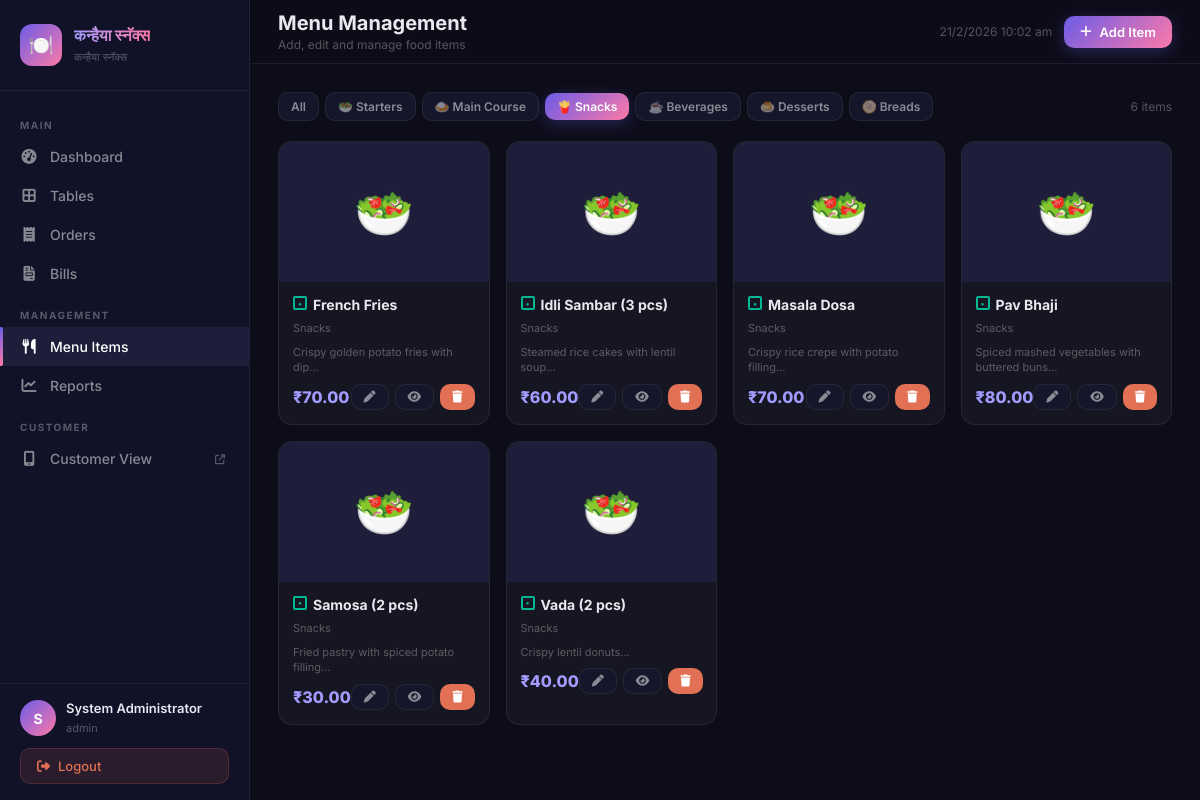
/admin/menu.php?cat=3 (signed in), run on the app's committed database.
### tables this page shows
CREATE TABLE `menu_categories` (
  `id` INT(11) NOT NULL AUTO_INCREMENT,
  `name` VARCHAR(100) NOT NULL,
  `icon` VARCHAR(50) DEFAULT '🍽️',
  `sort_order` INT(11) NOT NULL DEFAULT 0,
  `is_active` TINYINT(1) NOT NULL DEFAULT 1,
  PRIMARY KEY (`id`)
);

CREATE TABLE `menu_items` (
  `id` INT(11) NOT NULL AUTO_INCREMENT,
  `category_id` INT(11) NOT NULL,
  `name` VARCHAR(200) NOT NULL,
  `description` TEXT DEFAULT NULL,
  `price` DECIMAL(10,2) NOT NULL,
  `image` VARCHAR(255) DEFAULT NULL,
  `is_veg` TINYINT(1) NOT NULL DEFAULT 1,
  `is_available` TINYINT(1) NOT NULL DEFAULT 1,
  `is_deleted` TINYINT(1) NOT NULL DEFAULT 0,
  `sort_order` INT(11) NOT NULL DEFAULT 0,
  `created_at` TIMESTAMP NOT NULL DEFAULT CURRENT_TIMESTAMP,
  `updated_at` TIMESTAMP NOT NULL DEFAULT CURRENT_TIMESTAMP ON UPDATE CURRENT_TIMESTAMP,
  PRIMARY KEY (`id`),
  KEY `category_id` (`category_id`),
  CONSTRAINT `fk_menu_category` FOREIGN KEY (`category_id`) REFERENCES `menu_categories` (`id`) ON DELETE CASCADE
);

### config/database.php (called while the page is built, shortened)
<?php
class Database {
    private static $instance = null;
    private $pdo;
    private function __construct() {
        $dsn = "mysql:host=" . DB_HOST . ";dbname=" . DB_NAME . ";charset=" . DB_CHARSET;
        $options = [
            PDO::ATTR_ERRMODE            => PDO::ERRMODE_EXCEPTION,
            PDO::ATTR_DEFAULT_FETCH_MODE => PDO::FETCH_ASSOC,
            PDO::ATTR_EMULATE_PREPARES   => false,
        ];
        try {
            $this->pdo = new PDO($dsn, DB_USER, DB_PASS, $options);
        } catch (PDOException $e) {
            die(json_encode(['error' => 'Database connection failed: ' . $e->getMessage()]));
        }
    }
    public static function getInstance() {
        if (self::$instance === null) {
            self::$instance = new self();
        }
        return self::$instance;
    }
    public function query($sql, $params = []) {
        $stmt = $this->pdo->prepare($sql);
        $stmt->execute($params);
        return $stmt;
    }
    public function fetchAll($sql, $params = []) {
        return $this->query($sql, $params)->fetchAll();
    }
}
function db() {
    return Database::getInstance();
}

### config/config.php (called while the page is built, shortened)
<?php
require_once __DIR__ . '/database.php';
function formatCurrency($amount) {
    return CURRENCY . number_format($amount, 2);
}

### admin/menu.php (the view, shortened to what this page needs)
<?php
require_once __DIR__ . '/../config/config.php';
$topbarActions = '<a href="javascript:void(0)" onclick="openAddItemModal()" class="topbar-btn btn-primary"><i class="fa fa-plus"></i> Add Item</a>';
$categories = db()->fetchAll("SELECT * FROM menu_categories WHERE is_active=1 ORDER BY sort_order");
$selectedCat = isset($_GET['cat']) ? (int)$_GET['cat'] : 0;
$sql = "SELECT m.*, c.name as category_name FROM menu_items m JOIN menu_categories c ON m.category_id=c.id WHERE m.is_deleted=0";
$params = [];
if ($selectedCat) { $sql .= " AND m.category_id=?"; $params[] = $selectedCat; }
$sql .= " ORDER BY c.sort_order, m.sort_order, m.name";
$items = db()->fetchAll($sql, $params);
include __DIR__ . '/partials/header.php';
?>
<div style="display:flex;gap:6px;flex-wrap:wrap;margin-bottom:20px;align-items:center">
    <a href="menu.php" class="topbar-btn <?= $selectedCat?'btn-secondary':'btn-primary' ?> btn-sm">All</a>
    <?php foreach($categories as $c): ?>
    <a href="menu.php?cat=<?= $c['id'] ?>" class="topbar-btn <?= $selectedCat==$c['id']?'btn-primary':'btn-secondary' ?> btn-sm"><?= $c['icon'] ?> <?= $c['name'] ?></a>
    <?php endforeach; ?>
    <span style="margin-left:auto;color:var(--text-muted);font-size:12px"><?= count($items) ?> items</span>
</div>
<?php if (empty($items)): ?>
<div class="empty-state"><div class="empty-icon">🍽️</div><h3>No items found</h3><p>Add your first menu item using the button above.</p></div>
<?php else: ?>
<div class="menu-grid">
<?php foreach ($items as $item): ?>
<div class="menu-item-card <?= !$item['is_available']?'unavailable':'' ?>" id="item-<?= $item['id'] ?>">
    <div class="item-img">
        <?php if ($item['image'] && file_exists(UPLOAD_PATH . $item['image'])): ?>
        <img src="<?= UPLOAD_URL . $item['image'] ?>" alt="<?= htmlspecialchars($item['name']) ?>">
        <?php else: ?>
        <?= $item['is_veg'] ? '🥗' : '🍗' ?>
        <?php endif; ?>
    </div>
    <div class="item-body">
        <div style="display:flex;align-items:flex-start;gap:6px;margin-bottom:4px">
            <span class="veg-dot <?= $item['is_veg']?'veg':'nonveg' ?>"></span>
            <div class="item-name"><?= htmlspecialchars($item['name']) ?></div>
        </div>
        <div class="item-cat"><?= $item['category_name'] ?></div>
        <?php if ($item['description']): ?>
        <div style="font-size:11px;color:var(--text-muted);margin-bottom:8px;line-height:1.4"><?= htmlspecialchars(substr($item['description'],0,60)) ?>...</div>
        <?php endif; ?>
        <div class="item-footer">
            <div class="item-price"><?= formatCurrency($item['price']) ?></div>
            <div class="item-actions">
                <button class="topbar-btn btn-secondary btn-sm" onclick='editItem(<?= json_encode($item) ?>)' title="Edit"><i class="fa fa-pen"></i></button>
                <button class="topbar-btn btn-secondary btn-sm" onclick="toggleAvailability(<?= $item['id'] ?>, <?= $item['is_available'] ?>)" title="Toggle availability"><i class="fa fa-<?= $item['is_available']?'eye':'eye-slash' ?>"></i></button>
                <button class="topbar-btn btn-danger btn-sm" onclick="deleteItem(<?= $item['id'] ?>, '<?= addslashes($item['name']) ?>')" title="Delete"><i class="fa fa-trash"></i></button>
            </div>
        </div>
    </div>
</div>
<?php endforeach; ?>
</div>
<?php endif; ?>
<?php include __DIR__ . '/partials/footer.php'; ?>

### assets/css/admin.css (style rules this page uses)
:root { --primary: #6c5ce7; --primary-light: #a29bfe; --accent: #fd79a8; --success: #00b894; --warning: #fdcb6e; --danger: #e17055; --info: #74b9ff; --bg-dark: #0d0d1a; --bg-card: #16162a; --bg-sidebar: #111127; --bg-hover: #1e1e3a; --border: rgba(255,255,255,0.07); --text-primary: #e8e8f0; --text-secondary: rgba(255,255,255,0.5); --text-muted: rgba(255,255,255,0.3); --sidebar-width: 250px; --header-height: 64px; --border-radius: 12px; --shadow: 0 4px 24px rgba(0,0,0,0.3); --table-available: #2d3748; --table-unpaid: rgba(225,112,85,0.15); --table-paid: rgba(0,184,148,0.15); --table-unpaid-border: #e17055; --table-paid-border: #00b894; }
* { margin: 0; padding: 0; box-sizing: border-box; }
body { font-family: 'Inter', sans-serif; background: var(--bg-dark); color: var(--text-primary); min-height: 100vh; overflow-x: hidden; }
.topbar-btn { display: inline-flex; align-items: center; gap: 8px; padding: 8px 16px; border-radius: 10px; font-size: 13px; font-weight: 600; cursor: pointer; border: none; transition: all 0.2s; font-family: 'Inter', sans-serif; text-decoration: none; }
.btn-primary { background: linear-gradient(135deg, var(--primary), var(--accent)); color: #fff; box-shadow: 0 4px 15px rgba(108,92,231,0.3); }
.btn-secondary { background: var(--bg-card); color: var(--text-secondary); border: 1px solid var(--border); }
.btn-danger { background: var(--danger); color: #fff; }
.btn-sm { padding: 6px 12px; font-size: 12px; }
.menu-grid { display: grid; grid-template-columns: repeat(auto-fill, minmax(200px, 1fr)); gap: 16px; }
.menu-item-card { background: rgba(255,255,255,0.04); border: 1px solid var(--border); border-radius: 14px; overflow: hidden; transition: all 0.25s; position: relative; }
.menu-item-card .item-img { width: 100%; height: 140px; object-fit: cover; background: var(--bg-hover); display: flex; align-items: center; justify-content: center; font-size: 48px; }
.menu-item-card .item-body { padding: 14px; }
.menu-item-card .item-name { font-size: 14px; font-weight: 700; margin-bottom: 4px; }
.menu-item-card .item-cat { font-size: 11px; color: var(--text-muted); margin-bottom: 10px; }
.menu-item-card .item-footer { display: flex; align-items: center; justify-content: space-between; }
.menu-item-card .item-price { font-size: 16px; font-weight: 800; color: var(--primary-light); }
.menu-item-card .item-actions { display: flex; gap: 6px; }
.veg-dot { width: 14px; height: 14px; border: 2px solid; border-radius: 2px; display: inline-flex; align-items: center; justify-content: center; flex-shrink: 0; }
.veg-dot.veg { border-color: var(--success); }
.veg-dot.veg::after { content: '●'; color: var(--success); font-size: 6px; }

### data on the page
menu_categories: icon "🥗", name "Starters"
menu_categories: icon "🍛", name "Main Course"
menu_categories: icon "🍟", name "Snacks"
menu_categories: icon "☕", name "Beverages"
menu_categories: icon "🍮", name "Desserts"
menu_categories: icon "🫓", name "Breads"
menu_items: is_veg 1 (drawn), name "French Fries", category.name "Snacks", description "Crispy golden potato fries with dip", price "₹70.00", is_available 1 (drawn)
menu_items: is_veg 1 (drawn), name "Idli Sambar (3 pcs)", category.name "Snacks", description "Steamed rice cakes with lentil soup", price "₹60.00", is_available 1 (drawn)
menu_items: is_veg 1 (drawn), name "Masala Dosa", category.name "Snacks", description "Crispy rice crepe with potato filling", price "₹70.00", is_available 1 (drawn)
menu_items: is_veg 1 (drawn), name "Pav Bhaji", category.name "Snacks", description "Spiced mashed vegetables with buttered buns", price "₹80.00", is_available 1 (drawn)
menu_items: is_veg 1 (drawn), name "Samosa (2 pcs)", category.name "Snacks", description "Fried pastry with spiced potato filling", price "₹30.00", is_available 1 (drawn)
menu_items: is_veg 1 (drawn), name "Vada (2 pcs)", category.name "Snacks", description "Crispy lentil donuts", price "₹40.00", is_available 1 (drawn)

### other printed values
APP_NAME "कन्हैया स्नॅक्स"
APP_TAGLINE "कन्हैया स्नॅक्स"
substr($admin['full_name'] ?? 'A', 0, 1) "S"
$admin['full_name'] "System Administrator"
$admin['role'] "admin"
$pageTitle "Menu Management"
$pageSubtitle "Add, edit and manage food items"
count($items) "6"
